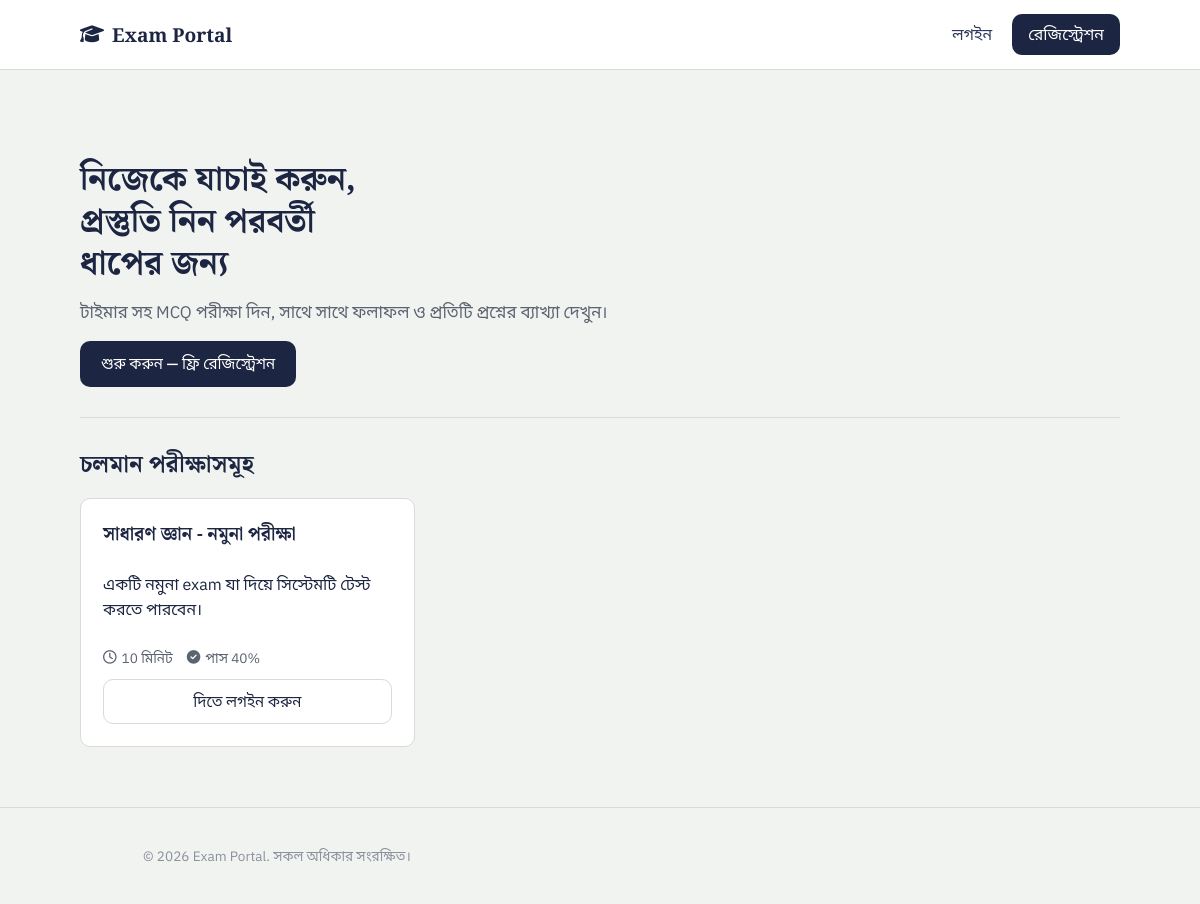
The page / on the database its author committed.
### tables this page shows
CREATE TABLE exams (
    id INT AUTO_INCREMENT PRIMARY KEY,
    title VARCHAR(150) NOT NULL,
    description TEXT,
    duration_minutes INT NOT NULL DEFAULT 30,
    negative_marking DECIMAL(3,2) NOT NULL DEFAULT 0.00,
    pass_percentage INT NOT NULL DEFAULT 40,
    is_active TINYINT(1) NOT NULL DEFAULT 1,
    created_at TIMESTAMP DEFAULT CURRENT_TIMESTAMP
);

### includes/auth.php (called while the page is built, shortened)
<?php
function isStudentLoggedIn() {
    return isset($_SESSION['student_id']);
}
function e($string) {
    return htmlspecialchars($string ?? '', ENT_QUOTES, 'UTF-8');
}

### index.php (the view, shortened to what this page needs)
<?php
require_once __DIR__ . '/config/db.php';
require_once __DIR__ . '/includes/auth.php';
$exams = $pdo->query("SELECT id, title, description, duration_minutes, pass_percentage FROM exams WHERE is_active = 1 ORDER BY created_at DESC")->fetchAll();
require_once __DIR__ . '/includes/header.php';
?>
<section class="hero">
  <h1>নিজেকে যাচাই করুন, প্রস্তুতি নিন পরবর্তী ধাপের জন্য</h1>
  <p>টাইমার সহ MCQ পরীক্ষা দিন, সাথে সাথে ফলাফল ও প্রতিটি প্রশ্নের ব্যাখ্যা দেখুন।</p>
  <?php if (!isStudentLoggedIn()): ?>
    <a href="<?= BASE_URL ?>/register.php" class="btn btn-primary">শুরু করুন — ফ্রি রেজিস্ট্রেশন</a>
  <?php endif; ?>
</section>
<h2>চলমান পরীক্ষাসমূহ</h2>
<?php if (empty($exams)): ?>
  <p>এই মুহূর্তে কোনো পরীক্ষা চালু নেই। পরে আবার দেখুন।</p>
<?php else: ?>
  <div class="exam-grid">
    <?php foreach ($exams as $exam): ?>
      <div class="exam-card">
        <h3><?= e($exam['title']) ?></h3>
        <p><?= e($exam['description']) ?></p>
        <div class="exam-meta">
          <span><i class="fa-regular fa-clock"></i> <?= (int)$exam['duration_minutes'] ?> মিনিট</span>
          <span><i class="fa-solid fa-check-circle"></i> পাস <?= (int)$exam['pass_percentage'] ?>%</span>
        </div>
        <?php if (isStudentLoggedIn()): ?>
          <a href="<?= BASE_URL ?>/exam.php?id=<?= $exam['id'] ?>" class="btn btn-primary btn-block">পরীক্ষা শুরু করুন</a>
        <?php else: ?>
          <a href="<?= BASE_URL ?>/login.php" class="btn btn-outline btn-block">দিতে লগইন করুন</a>
        <?php endif; ?>
      </div>
    <?php endforeach; ?>
  </div>
<?php endif; ?>
<?php require_once __DIR__ . '/includes/footer.php'; ?>

### assets/css/style.css (style rules this page uses)
:root { --ink: #1C2541; --ink-soft: #2E3A5C; --paper: #F1F3F0; --paper-raised: #FFFFFF; --graphite: #5B6270; --graphite-light: #8B909C; --line: #D8DBD6; --pen-red: #C1432E; --pen-red-soft: #FBEAE7; --mark-green: #2E7D5B; --mark-green-soft: #E7F3ED; --bubble-gold: #B8860F; --bubble-gold-soft: #FBF3DE; --radius: 10px; }
* { box-sizing: border-box; }
body { margin: 0; font-family: 'IBM Plex Sans', 'Noto Sans Bengali', sans-serif; background: var(--paper); color: var(--ink); line-height: 1.55; }
h1, h2, h3, .display { font-family: 'Spectral', 'Noto Serif Bengali', serif; font-weight: 600; color: var(--ink); line-height: 1.25; margin: 0 0 0.5em; }
h1 { font-size: 2.1rem; }
h2 { font-size: 1.5rem; }
h3 { font-size: 1.15rem; }
p { max-width: 62ch; }
a { color: var(--ink-soft); text-decoration: none; }
.exam-grid { display: grid; grid-template-columns: repeat(auto-fill, minmax(260px, 1fr)); gap: 18px; margin-top: 20px; }
.exam-card { background: var(--paper-raised); border: 1px solid var(--line); border-radius: var(--radius); padding: 22px; display: flex; flex-direction: column; gap: 10px; }
.exam-card h3 { margin-bottom: 2px; }
.exam-meta { display: flex; gap: 14px; color: var(--graphite); font-size: 0.85rem; }
.exam-meta span { display: flex; align-items: center; gap: 5px; }
.btn { display: inline-flex; align-items: center; justify-content: center; gap: 8px; padding: 10px 20px; border-radius: var(--radius); border: 1px solid transparent; font-weight: 500; font-size: 0.95rem; cursor: pointer; font-family: inherit; }
.btn-primary { background: var(--ink); color: #fff; }
.btn-outline { background: transparent; border-color: var(--line); color: var(--ink); }
.btn-block { width: 100%; }
.hero { padding: 50px 0 30px; border-bottom: 1px solid var(--line); margin-bottom: 30px; }
.hero h1 { max-width: 16ch; }
.hero p { color: var(--graphite); font-size: 1.05rem; }

### rows shown on the page
exams: title "সাধারণ জ্ঞান - নমুনা পরীক্ষা", description "একটি নমুনা exam যা দিয়ে সিস্টেমটি টেস্ট করতে পারবেন।", duration_minutes "10", pass_percentage "40"
